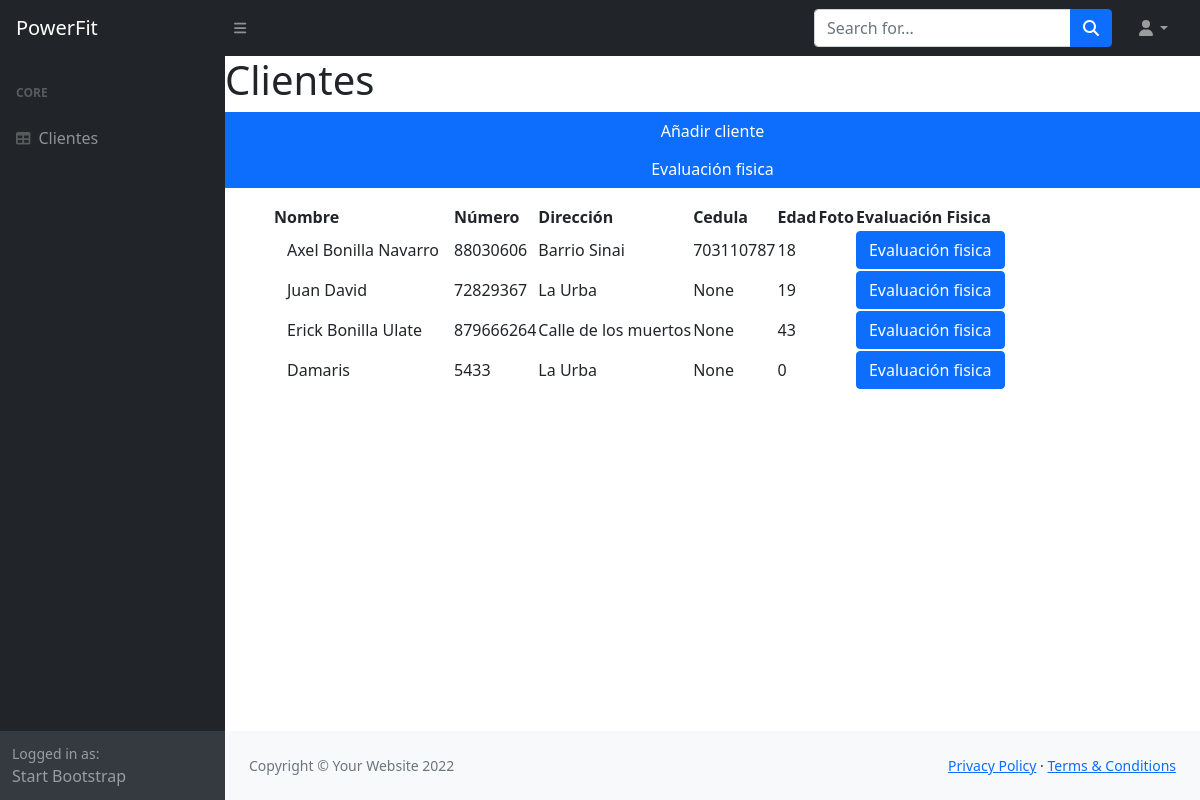
/users/, run on the app's committed database.
### HealthQuest/models.py (models this page shows, shortened)
class HealthQuests (models.Model):
    name = models.CharField(max_length=100, verbose_name= 'Nombre')
    photo = models.FileField(max_length=254, null=True, blank=True, verbose_name='Foto')
    identification = models.IntegerField(verbose_name= 'Número de cedula', blank=True, null=True, unique=True)
    Date_of_birth = models.DateField(default=datetime.date.today, verbose_name= 'Fecha de nacimiento')
    address = models.CharField(max_length=100)
    phone_number = models.IntegerField(verbose_name= 'Número telefonico')
    emergency_contact = models.CharField(max_length=100, verbose_name= 'Contacto de emergencia')
    emergency_number = models.IntegerField(verbose_name= 'Número de emergencia')
    heart_problems = models.CharField(max_length=100, default='Ninguno', verbose_name='Problemas cardiacos')
    allergies = models.CharField(max_length=100, default='Ninguno', verbose_name='Alergias')
    ailments = models.ManyToManyField(Ailments, verbose_name='Padecimientos', blank=True)
    joint_problems = models.ManyToManyField(Joint_problems, verbose_name='Problemas articulares', blank=True)
    specify = models.CharField(max_length=200, default='Ninguno', verbose_name='Especifique')
    vision_difficulties = models.CharField(max_length=100, default='Ninguno', verbose_name='Dificultades de la vista')
    operations_surgeries = models.CharField(max_length=100, default='Ninguna', verbose_name='Operaciones o cirugias')
    skin_problems = models.CharField(max_length=100, default='Ninguno', verbose_name='Problemas en la piel')
    def anios(self):
        return date.today().year - self.Date_of_birth.year

### HealthQuest/views.py (the view)
# urls.py: path('users/', users_list.as_view(), name='users_list'),
class users_list(ListView):
    model = HealthQuests
    paginate_by = 100
    def get_context_data(self, **kwargs):
        context = super().get_context_data(**kwargs)
        context['now'] = timezone.now()
        return context

### templates/HealthQuest/healthquests_list.html
{% extends 'HealthQuest/index.html' %}
{% block content %}
<h1>Clientes</h1>
<div class="row">
    <a class="btn btn-primary" href="create_users.html" role="button">Añadir cliente</a>
    <a class="btn btn-primary" href="physical_evaluations.html" role="button">Evaluación fisica</a>
</div>
<ul>
<div class="card-body">
    <table id="datatablesSimple">
        <thead>
            <tr>
                <th>Nombre</th>
                <th>Número</th>
                <th>Dirección</th>
                <th>Cedula</th>
                <th>Edad</th>
                <th>Foto</th>
                <th>Evaluación Fisica</th>
            </tr>
        </thead>
        <tbody>
            {% for obj in object_list %}
                <tr>
                    <td><a href="update.html/{{ obj.id }}" class="btn">{{ obj.name }}</a></td>
                    <td>{{ obj.phone_number }}</td>
                    <td>{{ obj.address }}</td>
                    <td>{{ obj.identification }}</td>
                    <td>{{ obj.anios }}</td>
                    <td><img src="{{ obj.photo }}"></td>
                    <td><a type="button" class="btn btn-primary" href="update_pe.html/{{ obj.id }}">Evaluación fisica </a></td>
                </tr>
            {% endfor %}
        </tbody>
    </table>
</div>
</ul>
{% endblock %}

### data on the page
HealthQuests: name "Axel Bonilla Navarro", phone_number "88030606", address "Barrio Sinai", identification "703110787", anios "18"
HealthQuests: name "Juan David", phone_number "72829367", address "La Urba", identification "None", anios "19"
HealthQuests: name "Erick Bonilla Ulate", phone_number "879666264", address "Calle de los muertos", identification "None", anios "43"
HealthQuests: name "Damaris", phone_number "5433", address "La Urba", identification "None", anios "0"
